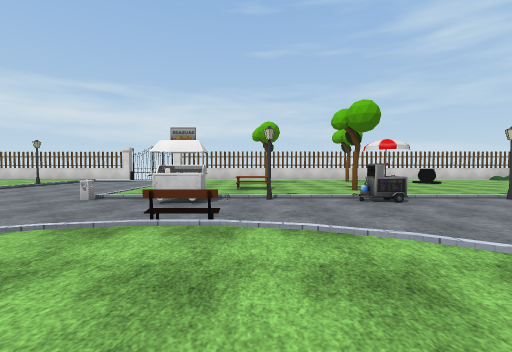
[1] (above)

24 first-person views from a walk through a 3-D level made in the Unity game engine. The camera is 1.4 m above the floor, tilts 2° down and sees 90° across. The floor is counted in squares, 2.72 m on a side. Each view is taken from the middle of a square. On the plan, view 1 faces up. The plan holds only what a view shows up to about 9 squares ahead; the rest is blank. The player character is not drawn. Some animated figures are left out. Some surface patterns are stand-ins.

[2]
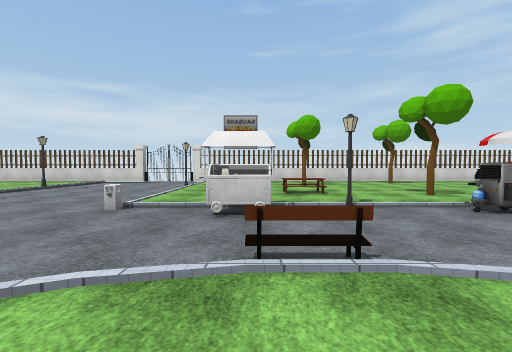

[3]
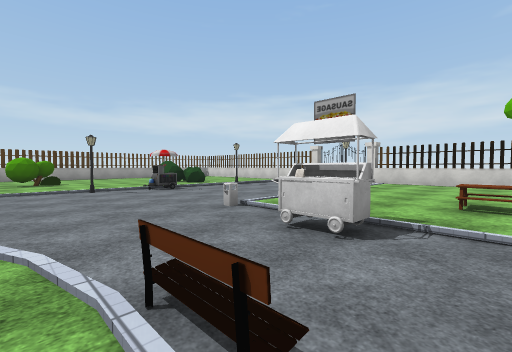

[4]
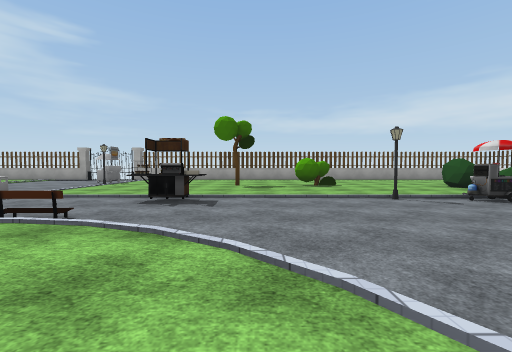

[5]
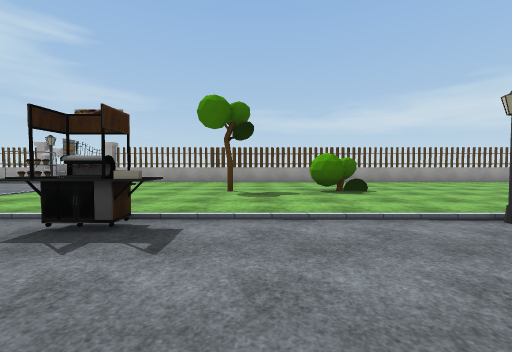

[6]
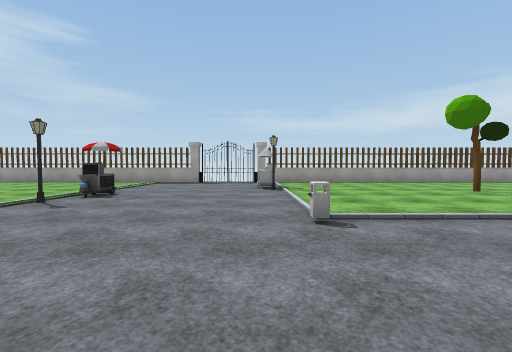

[7]
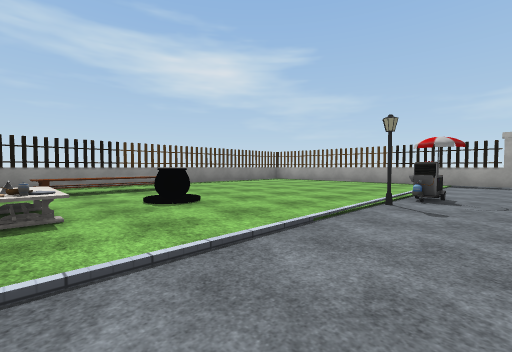

[8]
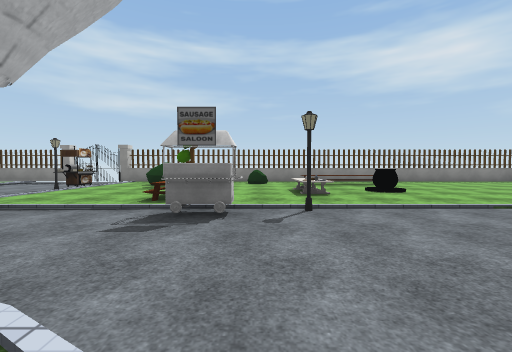

[9]
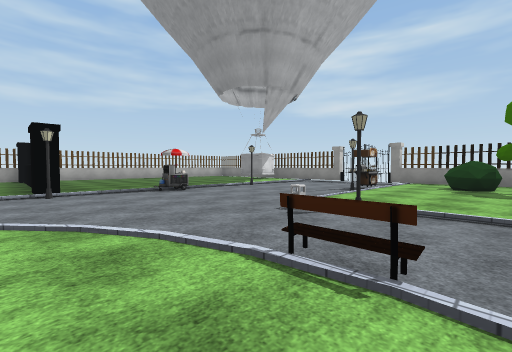

[10]
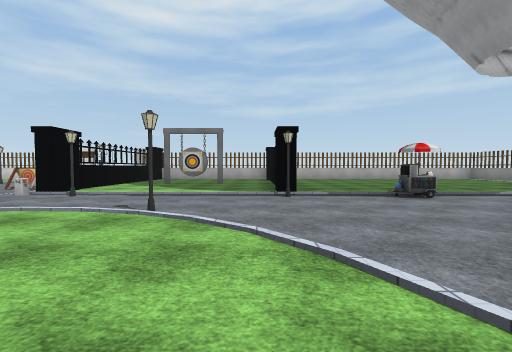

[11]
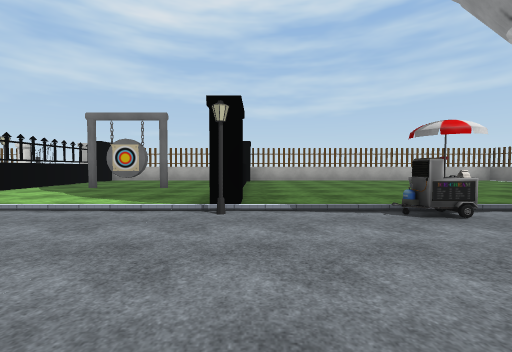

[12]
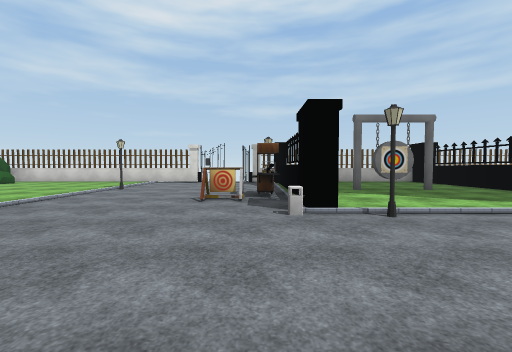

[13]
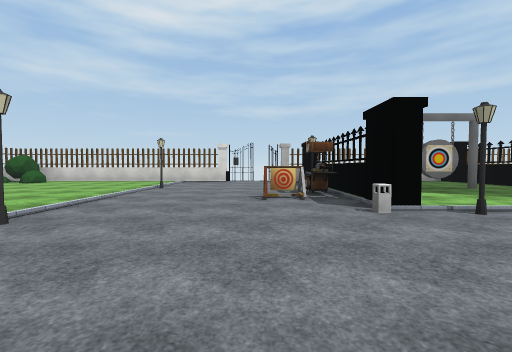

[14]
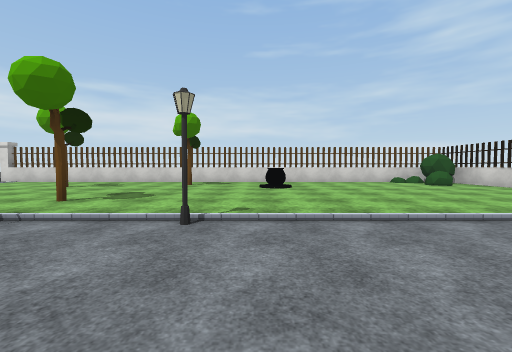

[15]
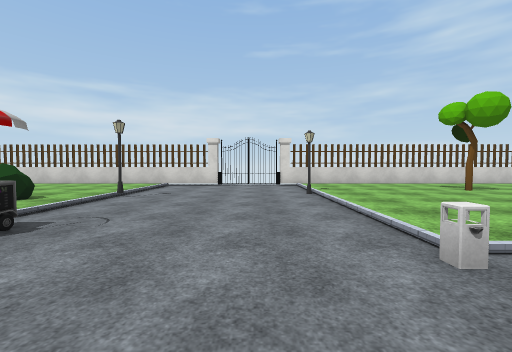

[16]
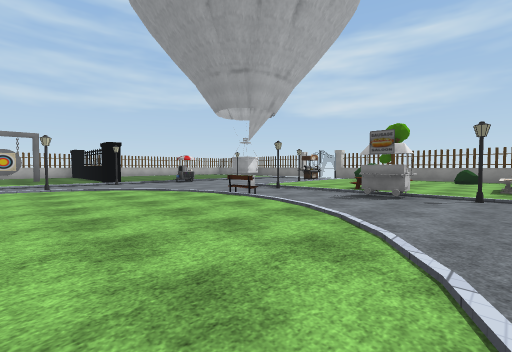

[17]
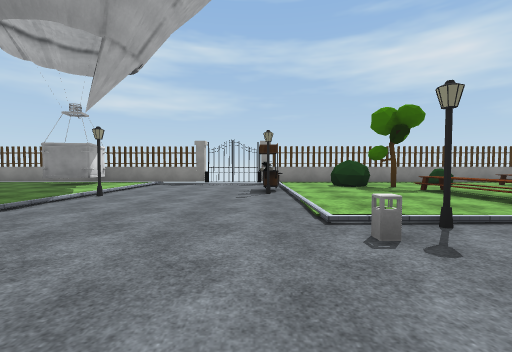

[18]
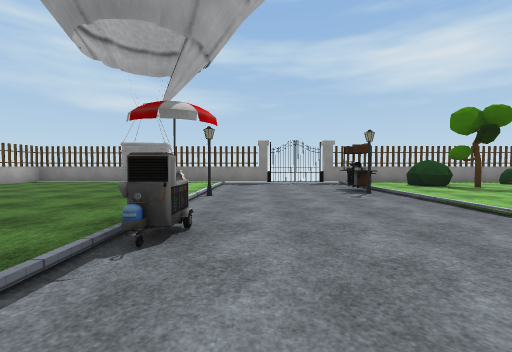

[19]
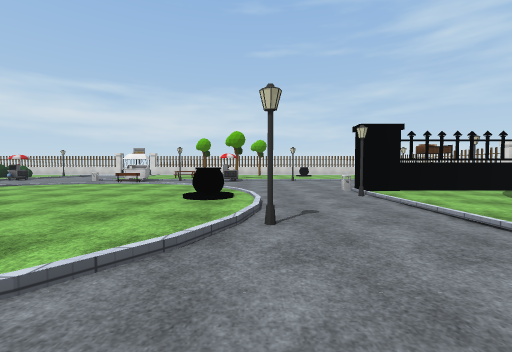

[20]
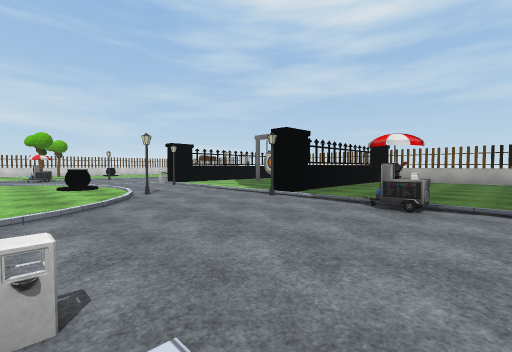

[21]
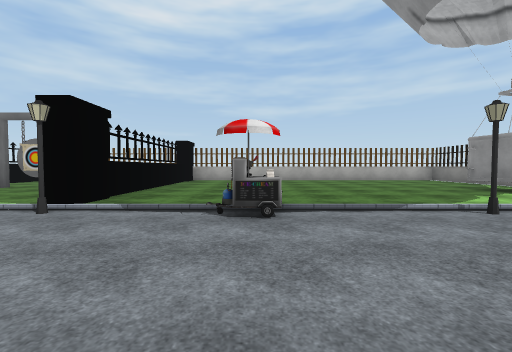

[22]
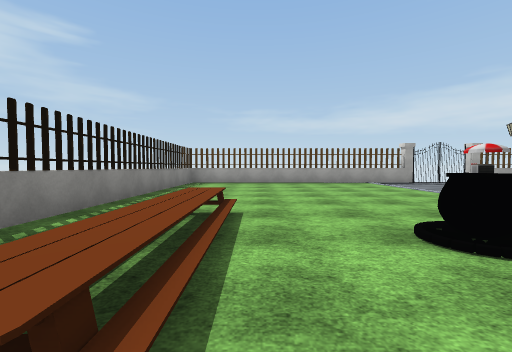

[23]
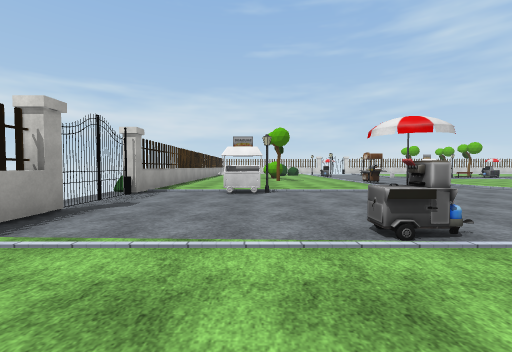

[24]
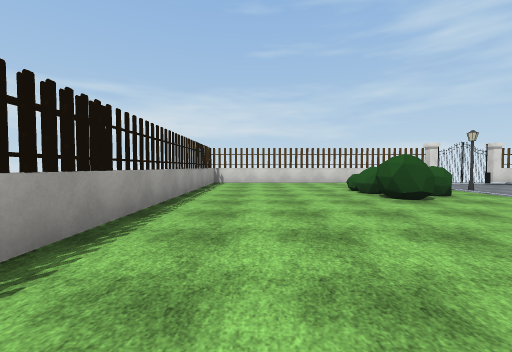

### Floor plan
Key: @ floor where view 1 was taken; # wall or solid block; x gap in a wall; . main floor; - floor 0.25 m lower than the main floor; / step, stairs or slope; = window, fence, low wall or low ledge; O other object.
Columns run from 13 left of view 1 to 11 right of it. Each row starts with its distance up from view 1.
 11  ######## ##############
 10  #.....-O--............##
  9  #.....---/.....#......##
  8  #.....---#..#.....O....#
  7  #..##.#--/.............#
  6  #..#..---/../.#........#
  5  #.....O../.............#
  4  #........=.O..O.#...#..#
  3  #..#..#................O
  2  #........./=//....O.....
  1  #............./....O#..O
  0  #..#..O.....@../.#######
 -1  #.....O=......O/./..x..#
 -2 ##.............././..#..#
 -3 ##......./......#./.....#
 -4 x..O....../..../.-/.....#
 -5  ..........//=/..-#######
 -6 x................--.....#
 -7 #...O....#.O..=---O.....#
 -8 #........O./...---/.....#
 -9 #......O.O./...---/.....#
-10 #........O./...---#.....#
-11 #...........##.O--/.....#
-12 #.....=...=..x.---/.#...#
-13 ###############---/.....#
-14                x ########

Positions as (right, up) in squares from view 1, and headings:
1: (0, 0), facing up
2: (-1, 1), facing up
3: (0, 2), facing up-left
4: (-2, 1), facing left
5: (-4, 1), facing left
6: (-4, -4), facing left
7: (-4, -6), facing down-left
8: (-3, -4), facing down
9: (-1, -4), facing down-right
10: (0, -4), facing right
11: (2, -5), facing right
12: (2, 1), facing right
13: (2, 2), facing right
14: (5, 2), facing up
15: (-4, 3), facing up
16: (-4, -2), facing down-right
17: (2, -5), facing down
18: (4, -5), facing down
19: (3, -5), facing up
20: (1, -8), facing up-right
21: (2, -7), facing right
22: (-4, -11), facing left
23: (-10, -9), facing up
24: (-11, 2), facing up
